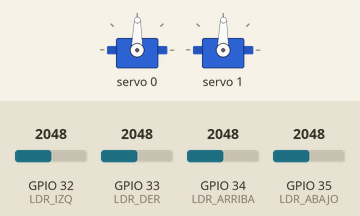
This program was run on a simulated ESP32. Shown: 2 × servo. The test bench sets the inputs (shaded band); at power-on: GPIO 32 (LDR_IZQ) = 2048, GPIO 34 (LDR_ARRIBA) = 2048, GPIO 33 (LDR_DER) = 2048, GPIO 35 (LDR_ABAJO) = 2048. WiFi joins after 1.5 s; servers stay silent unless stated; no MQTT or app messages arrive unless stated; what the program prints to the serial monitor is not drawn.

Above: at 2.8 s.
2.9 s: GPIO 32 (LDR_IZQ) set to 2202
4.4 s: GPIO 32 (LDR_IZQ) set to 2287
At 4.83 s:
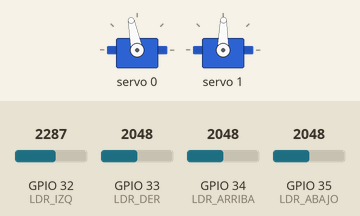
At 5.64 s:
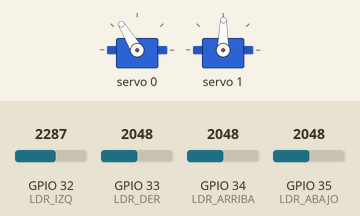
7.4 s: GPIO 34 (LDR_ARRIBA) set to 2200
10.4 s: GPIO 34 (LDR_ARRIBA) set to 2281
At 11.68 s:
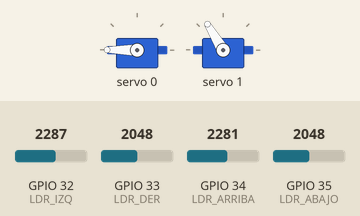
13.4 s: GPIO 33 (LDR_DER) set to 2423
16.4 s: GPIO 33 (LDR_DER) set to 2555
At 17.46 s:
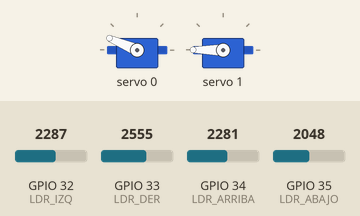
Timing chart, 0 to 22.2 s (numbered marks = the images above; inputs shaded):
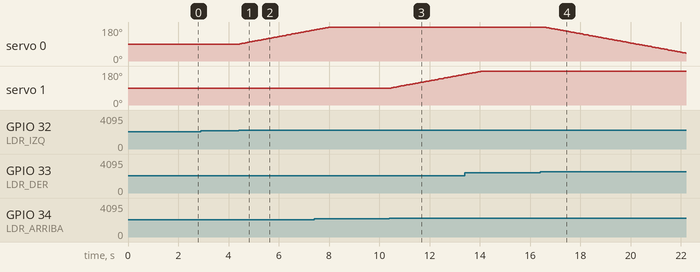

The program:

main.cpp
```cpp
#include <Arduino.h>
#include <WiFi.h>
#include <PubSubClient.h>
#include <Wire.h>
#include <Adafruit_PWMServoDriver.h>

// ==========================================
// 1. CONFIGURACIÓN DE RED Y BROKER MQTT
// ==========================================
// NOTA: El microcontrolador ESP32 opera en la banda Wi-Fi de 2.4 GHz.
// Se preconfigura con las credenciales de la red local (2.4 GHz):
const char* ssid = "Logan_2.4";
const char* password = "L0g4n 2o25";
const char* mqtt_server = "192.168.1.85"; // IP de la Raspberry Pi

// ==========================================
// 2. ASIGNACIÓN DE PINES (ADC ESP32)
// ==========================================
#define LDR_ARRIBA 34
#define LDR_ABAJO  35
#define LDR_IZQ    32
#define LDR_DER    33

// ==========================================
// 3. CONFIGURACIÓN PCA9685 Y SERVOMOTORES
// ==========================================
Adafruit_PWMServoDriver pca = Adafruit_PWMServoDriver(0x40);

// Calibración de pulsos para servomotores a 50Hz (Estándar SG90 / MG995 / MG996R)
#define SERVO_MIN 100 // Pulso mínimo correspondiente a 0°
#define SERVO_MAX 500 // Pulso máximo correspondiente a 180°

WiFiClient espClient;
PubSubClient client(espClient);

// Variables de posición angular (Iniciadas al centro: 90°)
int angulo_x = 90; // Azimut (Servo canal 0)
int angulo_y = 90; // Cenit   (Servo canal 1)

// Modo operativo: "Sensores (LDR)" o "Algoritmo (SPA)"
String modo_actual = "Sensores (LDR)";

// Control de tiempo para Telemetría / Heartbeat periódico (evita falso Offline)
unsigned long ultimo_envio_telemetria = 0;
const unsigned long INTERVALO_TELEMETRIA = 3000; // Cada 3 segundos

// ==========================================
// 4. FUNCIONES AUXILIARES
// ==========================================
int convertirAngulo(int angulo) {
  int angulo_seguro = constrain(angulo, 0, 180);
  return map(angulo_seguro, 0, 180, SERVO_MIN, SERVO_MAX);
}

void publicarTelemetria() {
  client.publish("seguidor/1/azimut", String(angulo_x).c_str());
  client.publish("seguidor/1/cenit", String(angulo_y).c_str());
}

// ==========================================
// 5. CALLBACK DE RECEPCIÓN MQTT
// ==========================================
void callback(char* topic, byte* payload, unsigned int length) {
  String mensaje = "";
  for (unsigned int i = 0; i < length; i++) {
    mensaje += (char)payload[i];
  }
  mensaje.trim(); // Elimina posibles retornos de carro o espacios

  // 1. Conmutación de modo solicitada desde el Servidor Web
  if (strcmp(topic, "seguidor/1/modo") == 0) {
    modo_actual = mensaje;
    Serial.println("[MQTT] Cambio de modo recibido: " + modo_actual);
  }

  // 2. Recepción de órdenes angulares en modo Algoritmo SPA
  if (modo_actual == "Algoritmo (SPA)") {
    if (strcmp(topic, "seguidor/1/control/azimut") == 0) {
      angulo_x = constrain(mensaje.toInt(), 0, 180);
      pca.setPWM(0, 0, convertirAngulo(angulo_x));
      client.publish("seguidor/1/azimut", String(angulo_x).c_str());
      Serial.printf("[SPA] Nuevo Azimut aplicado: %d°\n", angulo_x);
    }
    if (strcmp(topic, "seguidor/1/control/cenit") == 0) {
      angulo_y = constrain(mensaje.toInt(), 0, 180);
      pca.setPWM(1, 0, convertirAngulo(angulo_y));
      client.publish("seguidor/1/cenit", String(angulo_y).c_str());
      Serial.printf("[SPA] Nuevo Cenit aplicado: %d°\n", angulo_y);
    }
  }
}

// ==========================================
// 6. GESTIÓN DE RECONEXIÓN ROBUSTA
// ==========================================
void reconnect() {
  while (!client.connected()) {
    // Si la conexión WiFi se interrumpió, reconectar primero
    if (WiFi.status() != WL_CONNECTED) {
      Serial.print("Reconectando a WiFi...");
      WiFi.disconnect();
      WiFi.reconnect();
      int intentos_wifi = 0;
      while (WiFi.status() != WL_CONNECTED && intentos_wifi < 20) {
        delay(500);
        Serial.print(".");
        intentos_wifi++;
      }
      if (WiFi.status() == WL_CONNECTED) {
        Serial.println("\nWiFi restablecido. IP: " + WiFi.localIP().toString());
      } else {
        Serial.println("\nFallo en reconexión WiFi. Reintentando...");
        delay(2000);
        continue;
      }
    }

    Serial.print("Conectando al Broker MQTT en ");
    Serial.print(mqtt_server);
    Serial.print("...");
    if (client.connect("ESP32_Seguidor_1")) {
      Serial.println(" ¡Conectado exitosamente!");

      // Suscripción a los tópicos de control
      client.subscribe("seguidor/1/modo");
      client.subscribe("seguidor/1/control/azimut");
      client.subscribe("seguidor/1/control/cenit");

      // Publicación de estado inicial para activar la tarjeta en la interfaz web
      publicarTelemetria();
    } else {
      Serial.printf(" Falló (rc=%d). Reintentando en 2 segundos...\n", client.state());
      delay(2000);
    }
  }
}

// ==========================================
// 7. SETUP
// ==========================================
void setup() {
  Serial.begin(115200);
  delay(100);
  Serial.println("\n--- INICIALIZANDO SEGUIDOR SOLAR ESP32 ---");

  // Configuración del bus I2C y PCA9685
  Wire.begin();
  pca.begin();
  pca.setPWMFreq(50); // Frecuencia estándar para servos analógicos y digitales

  // Posicionar servomotores al centro (90°)
  pca.setPWM(0, 0, convertirAngulo(angulo_x));
  pca.setPWM(1, 0, convertirAngulo(angulo_y));
  Serial.println("Servos calibrados en posición neutra (90°, 90°).");

  // Conexión Wi-Fi
  WiFi.mode(WIFI_STA);
  WiFi.begin(ssid, password);
  Serial.print("Conectando a red Wi-Fi: ");
  Serial.println(ssid);

  int intentos = 0;
  while (WiFi.status() != WL_CONNECTED && intentos < 30) {
    delay(500);
    Serial.print(".");
    intentos++;
  }

  if (WiFi.status() == WL_CONNECTED) {
    Serial.println("\nConexión Wi-Fi establecida.");
    Serial.print("Dirección IP asignada: ");
    Serial.println(WiFi.localIP());
  } else {
    Serial.printf("\nAdvertencia: No se pudo conectar a '%s' (código estado: %d).\n", ssid, WiFi.status());
    Serial.println("Continuando inicialización de periféricos y bucle de control...");
  }

  // Configuración del cliente MQTT
  client.setServer(mqtt_server, 1883);
  client.setCallback(callback);
}

// ==========================================
// 8. LOOP PRINCIPAL
// ==========================================
void loop() {
  if (WiFi.status() == WL_CONNECTED) {
    if (!client.connected()) {
      reconnect();
    }
    client.loop();

    // Enviar telemetría periódica (Heartbeat) para mantener el estado "Online" en la Web
    unsigned long tiempo_actual = millis();
    if (tiempo_actual - ultimo_envio_telemetria >= INTERVALO_TELEMETRIA) {
      ultimo_envio_telemetria = tiempo_actual;
      publicarTelemetria();
    }
  }

  // MODO AUTÓNOMO: Seguimiento por diferencial analógico de fotorresistencias
  if (modo_actual == "Sensores (LDR)") {
    int val_arriba = analogRead(LDR_ARRIBA);
    int val_abajo  = analogRead(LDR_ABAJO);
    int val_izq    = analogRead(LDR_IZQ);
    int val_der    = analogRead(LDR_DER);

    int dif_vert  = val_arriba - val_abajo;
    int dif_horiz = val_izq - val_der;

    int tolerancia = 200; // Banda muerta para mitigar oscilaciones mecánicas
    bool se_movio = false;

    // Control Eje Cenit (Vertical - Servo canal 1)
    if (abs(dif_vert) > tolerancia) {
      if (val_arriba > val_abajo && angulo_y < 180) angulo_y++;
      if (val_abajo > val_arriba && angulo_y > 0)   angulo_y--;
      pca.setPWM(1, 0, convertirAngulo(angulo_y));
      se_movio = true;
    }

    // Control Eje Azimut (Horizontal - Servo canal 0)
    if (abs(dif_horiz) > tolerancia) {
      if (val_izq > val_der && angulo_x < 180) angulo_x++;
      if (val_der > val_izq && angulo_x > 0)   angulo_x--;
      pca.setPWM(0, 0, convertirAngulo(angulo_x));
      se_movio = true;
    }

    // Si hubo desplazamiento, notificar de inmediato por MQTT
    if (se_movio) {
      if (WiFi.status() == WL_CONNECTED && client.connected()) {
        publicarTelemetria();
      }
      delay(40); // Suavidad de transición angular
    }
  }
}
```

Measured:
- the behaviour switches between 2248 and 2249 on GPIO 32 (LDR_IZQ) (found by bisection; images 0 and 1)
- the behaviour switches between 2248 and 2249 on GPIO 34 (LDR_ARRIBA) (found by bisection; images 2 and 3)
- the behaviour switches between 2487 and 2488 on GPIO 33 (LDR_DER) (found by bisection; images 3 and 4)
- after the input at 2.9 s, every drawn part: stays the same
- after the input at 4.4 s, servo 0: moves from 89° to 164° over 3.0 s, starting at once
- after the input at 10.4 s, servo 1: moves from 89° to 162° over 2.9 s, starting at once
- after the input at 16.4 s, servo 0: moves from 180° to 42° over 5.6 s, starting after 0.19 s
